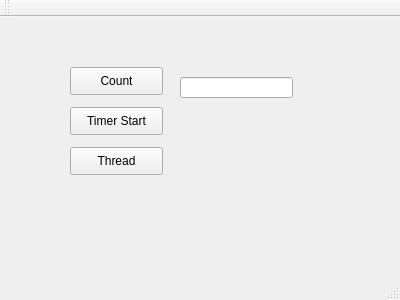
<?xml version="1.0" encoding="UTF-8"?>
<ui version="4.0">
 <class>MainWindow</class>
 <widget class="QMainWindow" name="MainWindow">
  <property name="geometry">
   <rect>
    <x>0</x>
    <y>0</y>
    <width>400</width>
    <height>300</height>
   </rect>
  </property>
  <property name="windowTitle">
   <string>MainWindow</string>
  </property>
  <widget class="QWidget" name="centralWidget">
   <widget class="QPushButton" name="pushButton_Count">
    <property name="geometry">
     <rect>
      <x>70</x>
      <y>50</y>
      <width>93</width>
      <height>28</height>
     </rect>
    </property>
    <property name="text">
     <string>Count</string>
    </property>
   </widget>
   <widget class="QLineEdit" name="lineEdit">
    <property name="geometry">
     <rect>
      <x>180</x>
      <y>60</y>
      <width>113</width>
      <height>21</height>
     </rect>
    </property>
   </widget>
   <widget class="QPushButton" name="pushButton_Timer">
    <property name="geometry">
     <rect>
      <x>70</x>
      <y>90</y>
      <width>93</width>
      <height>28</height>
     </rect>
    </property>
    <property name="text">
     <string>Timer Start</string>
    </property>
   </widget>
   <widget class="QPushButton" name="pushButton_Thread">
    <property name="geometry">
     <rect>
      <x>70</x>
      <y>130</y>
      <width>93</width>
      <height>28</height>
     </rect>
    </property>
    <property name="text">
     <string>Thread</string>
    </property>
   </widget>
  </widget>
  <widget class="QMenuBar" name="menuBar">
   <property name="geometry">
    <rect>
     <x>0</x>
     <y>0</y>
     <width>400</width>
     <height>26</height>
    </rect>
   </property>
  </widget>
  <widget class="QToolBar" name="mainToolBar">
   <attribute name="toolBarArea">
    <enum>TopToolBarArea</enum>
   </attribute>
   <attribute name="toolBarBreak">
    <bool>false</bool>
   </attribute>
  </widget>
  <widget class="QStatusBar" name="statusBar"/>
 </widget>
 <layoutdefault spacing="6" margin="11"/>
 <resources/>
 <connections/>
</ui>
